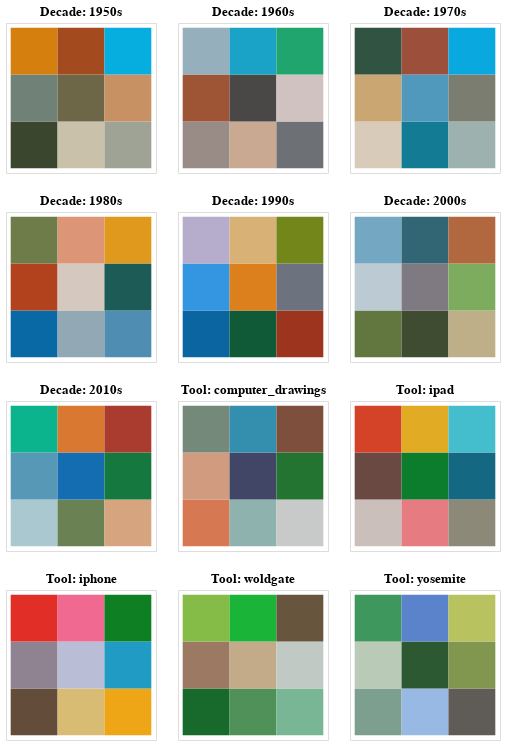

The code cell stored with this chart in its notebook:
### Code cell
csv_path = 'colorcode.csv'
image_folder = 'palettes'
num_colors = 9
crop_center = True
crop_fraction = 0.6

charts = []

def perceptual_luminance(rgb):
    r, g, b = rgb
    return 0.2126 * r + 0.7152 * g + 0.0722 * b

def process_group(df_group, group_label, group_value):
    all_pixels = []

    for _, row in df_group.iterrows():
        image_name = os.path.basename(row['image_url']).split('?')[0]
        palette_path = os.path.join(image_folder, f"palette_{image_name.replace('.jpg', '.png')}")

        if os.path.exists(palette_path):
            img = Image.open(palette_path).convert('RGB')
            img = img.resize((200, 200))
            if crop_center:
                w, h = img.size
                cw = int(w * crop_fraction)
                ch = int(h * crop_fraction)
                left = (w - cw) // 2
                upper = (h - ch) // 2
                img = img.crop((left, upper, left + cw, upper + ch))
            pixels = np.array(img).reshape(-1, 3)
            pixels = np.array([p for p in pixels if 50 < perceptual_luminance(p) < 220])
            all_pixels.append(pixels)

    if not all_pixels:
        return

    all_pixels = np.vstack(all_pixels)

    kmeans = KMeans(n_clusters=num_colors, random_state=42, n_init=10, init='k-means++')
    kmeans.fit(all_pixels)
    colors = kmeans.cluster_centers_.astype(int)
    labels = kmeans.labels_

    counts = Counter(labels)
    total_pixels = sum(counts.values())
    frequencies = [counts[i] for i in range(num_colors)]
    relative_freqs = [c / total_pixels for c in frequencies]

    sorted_idx = np.argsort(relative_freqs)[::-1]
    colors = colors[sorted_idx]
    hex_colors = ['#{:02x}{:02x}{:02x}'.format(*tuple(c)) for c in colors]

    df_grid = pd.DataFrame({
        'Hex': hex_colors,
        'Row': [2 - i // 3 for i in range(9)],
        'Col': [i % 3 for i in range(9)],
    })

    background = alt.Chart(pd.DataFrame({'x': [0], 'y': [0]})).mark_rect(
        fill='white',
        size=16000
    ).encode(
        x=alt.X('x:O', axis=None),
        y=alt.Y('y:O', axis=None)
    )

    grid_colors = alt.Chart(df_grid).mark_rect(size=5000).encode(
        x=alt.X('Col:O', axis=None, scale=alt.Scale(paddingInner=0, paddingOuter=0.1)),
        y=alt.Y('Row:O', sort='descending', axis=None, scale=alt.Scale(paddingInner=0, paddingOuter=0.1)),
        color=alt.Color('Hex:N', scale=None)
    )

    chart = (background + grid_colors).properties(
        width=150,
        height=150,
        title=f"{group_label}: {group_value}"
    )
    charts.append(chart)

df = pd.read_csv(csv_path)

df_paintings = df[df['type'] == 'paintings']
df_digital = df[df['type'] == 'digital']

for decade, group_df in df_paintings.groupby('decadef'):
    process_group(group_df, 'Decade', decade)

for tool, group_df in df_digital.groupby('tool'):
    process_group(group_df, 'Tool', tool)

if charts:
    rows = []
    for i in range(0, len(charts), 3):
        rows.append(alt.hconcat(*charts[i:i+3]))
    final_chart = alt.vconcat(*rows).resolve_scale(color='independent')

    try:
        final_chart.display()
    except:
        pass

    try:
        final_chart.save('all_palettes.svg')
    except:
        pass

### Figure 1 — Vega-Lite specification as saved in the notebook (floating-point values rounded to 4 significant figures)
{"config": {"view": {"continuousWidth": 300, "continuousHeight": 300}}, "vconcat": [{"hconcat": [{"layer": [{"data": {"name": "data-c7b7f5fced56410d97f54cc829d99d35"}, "mark": {"type": "rect", "fill": "white", "size": 16000}, "encoding": {"x": {"axis": null, "field": "x", "type": "ordinal"}, "y": {"axis": null, "field": "y", "type": "ordinal"}}}, {"data": {"name": "data-96e5782e33a7e0a8bfb95238bf9a4857"}, "mark": {"type": "rect", "size": 5000}, "encoding": {"color": {"field": "Hex", "scale": null, "type": "nominal"}, "x": {"axis": null, "field": "Col", "scale": {"paddingInner": 0, "paddingOuter": 0.1}, "type": "ordinal"}, "y": {"axis": null, "field": "Row", "scale": {"paddingInner": 0, "paddingOuter": 0.1}, "sort": "descending", "type": "ordinal"}}}], "height": 150, "title": "Decade: 1950s", "width": 150}, {"layer": [{"data": {"name": "data-c7b7f5fced56410d97f54cc829d99d35"}, "mark": {"type": "rect", "fill": "white", "size": 16000}, "encoding": {"x": {"axis": null, "field": "x", "type": "ordinal"}, "y": {"axis": null, "field": "y", "type": "ordinal"}}}, {"data": {"name": "data-af519e9c86cc2e573620590ceb3d6515"}, "mark": {"type": "rect", "size": 5000}, "encoding": {"color": {"field": "Hex", "scale": null, "type": "nominal"}, "x": {"axis": null, "field": "Col", "scale": {"paddingInner": 0, "paddingOuter": 0.1}, "type": "ordinal"}, "y": {"axis": null, "field": "Row", "scale": {"paddingInner": 0, "paddingOuter": 0.1}, "sort": "descending", "type": "ordinal"}}}], "height": 150, "title": "Decade: 1960s", "width": 150}, {"layer": [{"data": {"name": "data-c7b7f5fced56410d97f54cc829d99d35"}, "mark": {"type": "rect", "fill": "white", "size": 16000}, "encoding": {"x": {"axis": null, "field": "x", "type": "ordinal"}, "y": {"axis": null, "field": "y", "type": "ordinal"}}}, {"data": {"name": "data-0c0bd01ab5a6da528143893e801ccedd"}, "mark": {"type": "rect", "size": 5000}, "encoding": {"color": {"field": "Hex", "scale": null, "type": "nominal"}, "x": {"axis": null, "field": "Col", "scale": {"paddingInner": 0, "paddingOuter": 0.1}, "type": "ordinal"}, "y": {"axis": null, "field": "Row", "scale": {"paddingInner": 0, "paddingOuter": 0.1}, "sort": "descending", "type": "ordinal"}}}], "height": 150, "title": "Decade: 1970s", "width": 150}]}, {"hconcat": [{"layer": [{"data": {"name": "data-c7b7f5fced56410d97f54cc829d99d35"}, "mark": {"type": "rect", "fill": "white", "size": 16000}, "encoding": {"x": {"axis": null, "field": "x", "type": "ordinal"}, "y": {"axis": null, "field": "y", "type": "ordinal"}}}, {"data": {"name": "data-0042d2cfbb49062f0662998cb97e924e"}, "mark": {"type": "rect", "size": 5000}, "encoding": {"color": {"field": "Hex", "scale": null, "type": "nominal"}, "x": {"axis": null, "field": "Col", "scale": {"paddingInner": 0, "paddingOuter": 0.1}, "type": "ordinal"}, "y": {"axis": null, "field": "Row", "scale": {"paddingInner": 0, "paddingOuter": 0.1}, "sort": "descending", "type": "ordinal"}}}], "height": 150, "title": "Decade: 1980s", "width": 150}, {"layer": [{"data": {"name": "data-c7b7f5fced56410d97f54cc829d99d35"}, "mark": {"type": "rect", "fill": "white", "size": 16000}, "encoding": {"x": {"axis": null, "field": "x", "type": "ordinal"}, "y": {"axis": null, "field": "y", "type": "ordinal"}}}, {"data": {"name": "data-56670b1395c7835293144e764ffc9ba6"}, "mark": {"type": "rect", "size": 5000}, "encoding": {"color": {"field": "Hex", "scale": null, "type": "nominal"}, "x": {"axis": null, "field": "Col", "scale": {"paddingInner": 0, "paddingOuter": 0.1}, "type": "ordinal"}, "y": {"axis": null, "field": "Row", "scale": {"paddingInner": 0, "paddingOuter": 0.1}, "sort": "descending", "type": "ordinal"}}}], "height": 150, "title": "Decade: 1990s", "width": 150}, {"layer": [{"data": {"name": "data-c7b7f5fced56410d97f54cc829d99d35"}, "mark": {"type": "rect", "fill": "white", "size": 16000}, "encoding": {"x": {"axis": null, "field": "x", "type": "ordinal"}, "y": {"axis": null, "field": "y", "type": "ordinal"}}}, {"data": {"name": "data-2650204dcff8f5caea3bdf255aed0b57"}, "mark": {"type": "rect", "size": 5000}, "encoding": {"color": {"field": "Hex", "scale": null, "type": "nominal"}, "x": {"axis": null, "field": "Col", "scale": {"paddingInner": 0, "paddingOuter": 0.1}, "type": "ordinal"}, "y": {"axis": null, "field": "Row", "scale": {"paddingInner": 0, "paddingOuter": 0.1}, "sort": "descending", "type": "ordinal"}}}], "height": 150, "title": "Decade: 2000s", "width": 150}]}, {"hconcat": [{"layer": [{"data": {"name": "data-c7b7f5fced56410d97f54cc829d99d35"}, "mark": {"type": "rect", "fill": "white", "size": 16000}, "encoding": {"x": {"axis": null, "field": "x", "type": "ordinal"}, "y": {"axis": null, "field": "y", "type": "ordinal"}}}, {"data": {"name": "data-0187ede73f99fe46b61c009aaed0d7f2"}, "mark": {"type": "rect", "size": 5000}, "encoding": {"color": {"field": "Hex", "scale": null, "type": "nominal"}, "x": {"axis": null, "field": "Col", "scale": {"paddingInner": 0, "paddingOuter": 0.1}, "type": "ordinal"}, "y": {"axis": null, "field": "Row", "scale": {"paddingInner": 0, "paddingOuter": 0.1}, "sort": "descending", "type": "ordinal"}}}], "height": 150, "title": "Decade: 2010s", "width": 150}, {"layer": [{"data": {"name": "data-c7b7f5fced56410d97f54cc829d99d35"}, "mark": {"type": "rect", "fill": "white", "size": 16000}, "encoding": {"x": {"axis": null, "field": "x", "type": "ordinal"}, "y": {"axis": null, "field": "y", "type": "ordinal"}}}, {"data": {"name": "data-62fee000bd6c907ce3a49bdfe721b83a"}, "mark": {"type": "rect", "size": 5000}, "encoding": {"color": {"field": "Hex", "scale": null, "type": "nominal"}, "x": {"axis": null, "field": "Col", "scale": {"paddingInner": 0, "paddingOuter": 0.1}, "type": "ordinal"}, "y": {"axis": null, "field": "Row", "scale": {"paddingInner": 0, "paddingOuter": 0.1}, "sort": "descending", "type": "ordinal"}}}], "height": 150, "title": "Tool: computer_drawings", "width": 150}, {"layer": [{"data": {"name": "data-c7b7f5fced56410d97f54cc829d99d35"}, "mark": {"type": "rect", "fill": "white", "size": 16000}, "encoding": {"x": {"axis": null, "field": "x", "type": "ordinal"}, "y": {"axis": null, "field": "y", "type": "ordinal"}}}, {"data": {"name": "data-4e1ea46000df29d4f63b0b8dd326152c"}, "mark": {"type": "rect", "size": 5000}, "encoding": {"color": {"field": "Hex", "scale": null, "type": "nominal"}, "x": {"axis": null, "field": "Col", "scale": {"paddingInner": 0, "paddingOuter": 0.1}, "type": "ordinal"}, "y": {"axis": null, "field": "Row", "scale": {"paddingInner": 0, "paddingOuter": 0.1}, "sort": "descending", "type": "ordinal"}}}], "height": 150, "title": "Tool: ipad", "width": 150}]}, {"hconcat": [{"layer": [{"data": {"name": "data-c7b7f5fced56410d97f54cc829d99d35"}, "mark": {"type": "rect", "fill": "white", "size": 16000}, "encoding": {"x": {"axis": null, "field": "x", "type": "ordinal"}, "y": {"axis": null, "field": "y", "type": "ordinal"}}}, {"data": {"name": "data-9424db5b66e68dc470fecfe5efb35f72"}, "mark": {"type": "rect", "size": 5000}, "encoding": {"color": {"field": "Hex", "scale": null, "type": "nominal"}, "x": {"axis": null, "field": "Col", "scale": {"paddingInner": 0, "paddingOuter": 0.1}, "type": "ordinal"}, "y": {"axis": null, "field": "Row", "scale": {"paddingInner": 0, "paddingOuter": 0.1}, "sort": "descending", "type": "ordinal"}}}], "height": 150, "title": "Tool: iphone", "width": 150}, {"layer": [{"data": {"name": "data-c7b7f5fced56410d97f54cc829d99d35"}, "mark": {"type": "rect", "fill": "white", "size": 16000}, "encoding": {"x": {"axis": null, "field": "x", "type": "ordinal"}, "y": {"axis": null, "field": "y", "type": "ordinal"}}}, {"data": {"name": "data-1854f44491d786fb6fa8fa28d15bda8f"}, "mark": {"type": "rect", "size": 5000}, "encoding": {"color": {"field": "Hex", "scale": null, "type": "nominal"}, "x": {"axis": null, "field": "Col", "scale": {"paddingInner": 0, "paddingOuter": 0.1}, "type": "ordinal"}, "y": {"axis": null, "field": "Row", "scale": {"paddingInner": 0, "paddingOuter": 0.1}, "sort": "descending", "type": "ordinal"}}}], "height": 150, "title": "Tool: woldgate", "width": 150}, {"layer": [{"data": {"name": "data-c7b7f5fced56410d97f54cc829d99d35"}, "mark": {"type": "rect", "fill": "white", "size": 16000}, "encoding": {"x": {"axis": null, "field": "x", "type": "ordinal"}, "y": {"axis": null, "field": "y", "type": "ordinal"}}}, {"data": {"name": "data-f168459bb53095aca4a2da0cc162d1e9"}, "mark": {"type": "rect", "size": 5000}, "encoding": {"color": {"field": "Hex", "scale": null, "type": "nominal"}, "x": {"axis": null, "field": "Col", "scale": {"paddingInner": 0, "paddingOuter": 0.1}, "type": "ordinal"}, "y": {"axis": null, "field": "Row", "scale": {"paddingInner": 0, "paddingOuter": 0.1}, "sort": "descending", "type": "ordinal"}}}], "height": 150, "title": "Tool: yosemite", "width": 150}]}], "resolve": {"scale": {"color": "independent"}}, "$schema": "https://vega.github.io/schema/vega-lite/v5.20.1.json", "datasets": {"data-c7b7f5fced56410d97f54cc829d99d35": [{"x": 0, "y": 0}], "data-96e5782e33a7e0a8bfb95238bf9a4857": [{"Hex": "#3a472e", "Row": 2, "Col": 0}, {"Hex": "#cac1aa", "Row": 2, "Col": 1}, {"Hex": "#9fa395", "Row": 2, "Col": 2}, {"Hex": "#708178", "Row": 1, "Col": 0}, {"Hex": "#6d6647", "Row": 1, "Col": 1}, {"Hex": "#c79163", "Row": 1, "Col": 2}, {"Hex": "#d5800e", "Row": 0, "Col": 0}, {"Hex": "#a34b1f", "Row": 0, "Col": 1}, {"Hex": "#06aedf", "Row": 0, "Col": 2}], "data-af519e9c86cc2e573620590ceb3d6515": [{"Hex": "#998c86", "Row": 2, "Col": 0}, {"Hex": "#c9a991", "Row": 2, "Col": 1}, {"Hex": "#6d7075", "Row": 2, "Col": 2}, {"Hex": "#9d5536", "Row": 1, "Col": 0}, {"Hex": "#4a4747", "Row": 1, "Col": 1}, {"Hex": "#d0c2c1", "Row": 1, "Col": 2}, {"Hex": "#95afbd", "Row": 0, "Col": 0}, {"Hex": "#1aa3c6", "Row": 0, "Col": 1}, {"Hex": "#1fa56d", "Row": 0, "Col": 2}], "data-0c0bd01ab5a6da528143893e801ccedd": [{"Hex": "#d8cbb9", "Row": 2, "Col": 0}, {"Hex": "#147b94", "Row": 2, "Col": 1}, {"Hex": "#9db2af", "Row": 2, "Col": 2}, {"Hex": "#caa673", "Row": 1, "Col": 0}, {"Hex": "#5099bd", "Row": 1, "Col": 1}, {"Hex": "#7c7d71", "Row": 1, "Col": 2}, {"Hex": "#315442", "Row": 0, "Col": 0}, {"Hex": "#9c4f3b", "Row": 0, "Col": 1}, {"Hex": "#09a8df", "Row": 0, "Col": 2}], "data-0042d2cfbb49062f0662998cb97e924e": [{"Hex": "#0869a5", "Row": 2, "Col": 0}, {"Hex": "#92a8b5", "Row": 2, "Col": 1}, {"Hex": "#4f8eb2", "Row": 2, "Col": 2}, {"Hex": "#b1421d", "Row": 1, "Col": 0}, {"Hex": "#d5c8bf", "Row": 1, "Col": 1}, {"Hex": "#1d5b57", "Row": 1, "Col": 2}, {"Hex": "#6e7c49", "Row": 0, "Col": 0}, {"Hex": "#dc9677", "Row": 0, "Col": 1}, {"Hex": "#e0981d", "Row": 0, "Col": 2}], "data-56670b1395c7835293144e764ffc9ba6": [{"Hex": "#0a65a1", "Row": 2, "Col": 0}, {"Hex": "#105a38", "Row": 2, "Col": 1}, {"Hex": "#9d351e", "Row": 2, "Col": 2}, {"Hex": "#3495e1", "Row": 1, "Col": 0}, {"Hex": "#db801d", "Row": 1, "Col": 1}, {"Hex": "#6c737f", "Row": 1, "Col": 2}, {"Hex": "#b5adcb", "Row": 0, "Col": 0}, {"Hex": "#d7b176", "Row": 0, "Col": 1}, {"Hex": "#738619", "Row": 0, "Col": 2}], "data-2650204dcff8f5caea3bdf255aed0b57": [{"Hex": "#62773f", "Row": 2, "Col": 0}, {"Hex": "#404c32", "Row": 2, "Col": 1}, {"Hex": "#bfaf88", "Row": 2, "Col": 2}, {"Hex": "#bccad4", "Row": 1, "Col": 0}, {"Hex": "#7f7a81", "Row": 1, "Col": 1}, {"Hex": "#7dac5e", "Row": 1, "Col": 2}, {"Hex": "#73a7c2", "Row": 0, "Col": 0}, {"Hex": "#336675", "Row": 0, "Col": 1}, {"Hex": "#b2683f", "Row": 0, "Col": 2}], "data-0187ede73f99fe46b61c009aaed0d7f2": [{"Hex": "#aac8cf", "Row": 2, "Col": 0}, {"Hex": "#698153", "Row": 2, "Col": 1}, {"Hex": "#d6a47f", "Row": 2, "Col": 2}, {"Hex": "#5898b7", "Row": 1, "Col": 0}, {"Hex": "#156db1", "Row": 1, "Col": 1}, {"Hex": "#15783f", "Row": 1, "Col": 2}, {"Hex": "#0cb48d", "Row": 0, "Col": 0}, {"Hex": "#d87831", "Row": 0, "Col": 1}, {"Hex": "#a93b2f", "Row": 0, "Col": 2}], "data-62fee000bd6c907ce3a49bdfe721b83a": [{"Hex": "#d67953", "Row": 2, "Col": 0}, {"Hex": "#8eb2ae", "Row": 2, "Col": 1}, {"Hex": "#c7cac8", "Row": 2, "Col": 2}, {"Hex": "#d19b80", "Row": 1, "Col": 0}, {"Hex": "#414667", "Row": 1, "Col": 1}, {"Hex": "#247431", "Row": 1, "Col": 2}, {"Hex": "#74897a", "Row": 0, "Col": 0}, {"Hex": "#348ead", "Row": 0, "Col": 1}, {"Hex": "#7e4f3c", "Row": 0, "Col": 2}], "data-4e1ea46000df29d4f63b0b8dd326152c": [{"Hex": "#cabfbb", "Row": 2, "Col": 0}, {"Hex": "#e77b82", "Row": 2, "Col": 1}, {"Hex": "#8c8979", "Row": 2, "Col": 2}, {"Hex": "#6a4942", "Row": 1, "Col": 0}, {"Hex": "#0c7d2c", "Row": 1, "Col": 1}, {"Hex": "#156882", "Row": 1, "Col": 2}, {"Hex": "#d44328", "Row": 0, "Col": 0}, {"Hex": "#e2ab24", "Row": 0, "Col": 1}, {"Hex": "#44becc", "Row": 0, "Col": 2}], "data-9424db5b66e68dc470fecfe5efb35f72": [{"Hex": "#634c3a", "Row": 2, "Col": 0}, {"Hex": "#d9bc73", "Row": 2, "Col": 1}, {"Hex": "#eea516", "Row": 2, "Col": 2}, {"Hex": "#8f8392", "Row": 1, "Col": 0}, {"Hex": "#b9bdd6", "Row": 1, "Col": 1}, {"Hex": "#209cc4", "Row": 1, "Col": 2}, {"Hex": "#e12f27", "Row": 0, "Col": 0}, {"Hex": "#ef6990", "Row": 0, "Col": 1}, {"Hex": "#0f7f24", "Row": 0, "Col": 2}], "data-1854f44491d786fb6fa8fa28d15bda8f": [{"Hex": "#176a2b", "Row": 2, "Col": 0}, {"Hex": "#509159", "Row": 2, "Col": 1}, {"Hex": "#79b695", "Row": 2, "Col": 2}, {"Hex": "#9b7962", "Row": 1, "Col": 0}, {"Hex": "#c3aa89", "Row": 1, "Col": 1}, {"Hex": "#c0c9c3", "Row": 1, "Col": 2}, {"Hex": "#84bc47", "Row": 0, "Col": 0}, {"Hex": "#1ab438", "Row": 0, "Col": 1}, {"Hex": "#67553e", "Row": 0, "Col": 2}], "data-f168459bb53095aca4a2da0cc162d1e9": [{"Hex": "#7d9f8f", "Row": 2, "Col": 0}, {"Hex": "#98b9e4", "Row": 2, "Col": 1}, {"Hex": "#5f5c57", "Row": 2, "Col": 2}, {"Hex": "#b9cab6", "Row": 1, "Col": 0}, {"Hex": "#2c5832", "Row": 1, "Col": 1}, {"Hex": "#81974f", "Row": 1, "Col": 2}, {"Hex": "#3e975c", "Row": 0, "Col": 0}, {"Hex": "#5b83cb", "Row": 0, "Col": 1}, {"Hex": "#b8c25e", "Row": 0, "Col": 2}]}}
